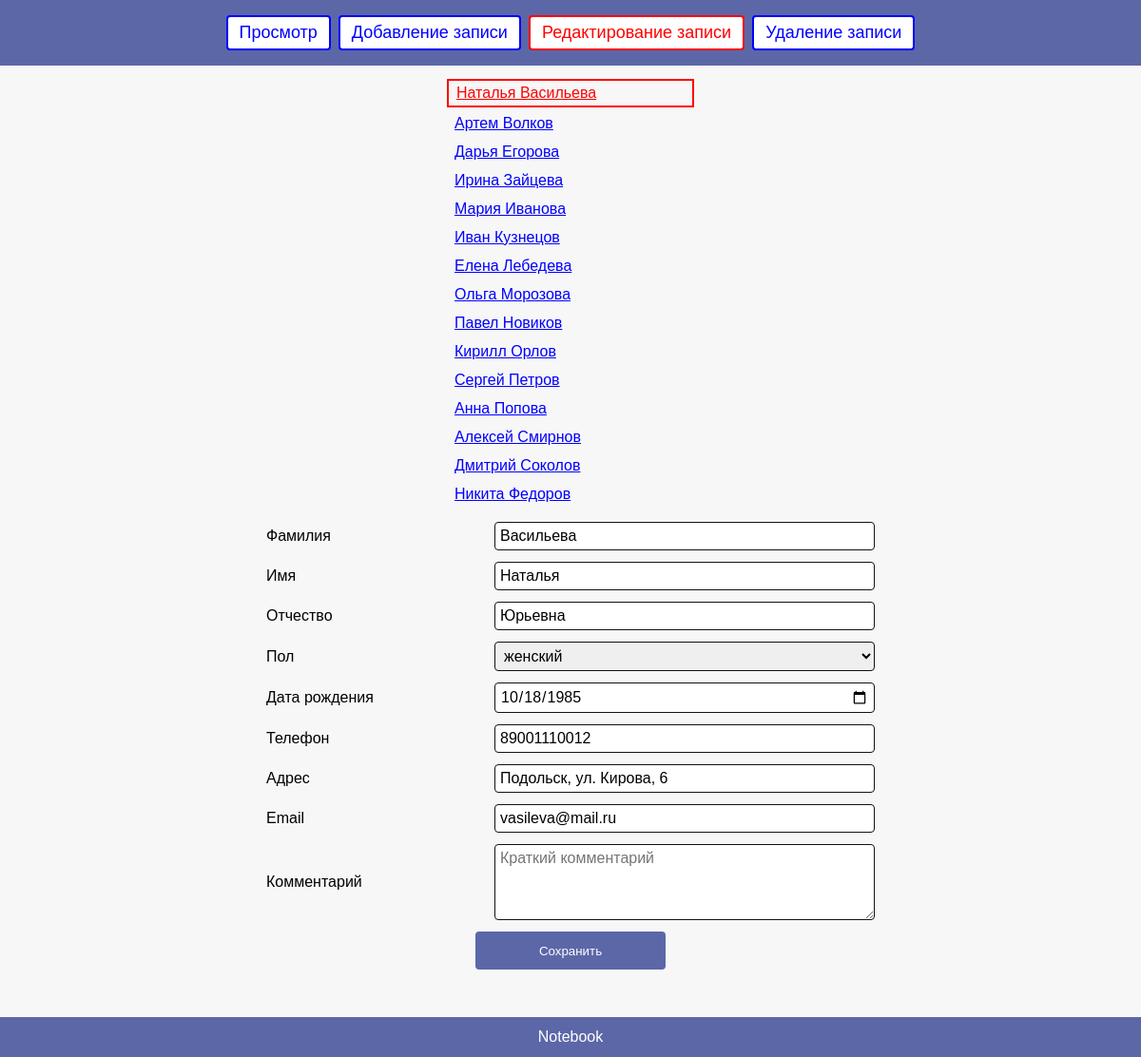
The app's page /index.php?page=edit with its own data.
### tables this page shows
CREATE TABLE contacts (
				id INTEGER PRIMARY KEY AUTOINCREMENT,
				surname TEXT NOT NULL,
				name TEXT NOT NULL,
				lastname TEXT NOT NULL DEFAULT "",
				gender TEXT NOT NULL DEFAULT "",
				date TEXT NOT NULL DEFAULT "",
				phone TEXT NOT NULL DEFAULT "",
				location TEXT NOT NULL DEFAULT "",
				email TEXT NOT NULL DEFAULT "",
				comment TEXT NOT NULL DEFAULT ""
			);

### modules/db.php (called while the page is built, shortened)
<?php
function db()
{
	global $db;
	if (!$db) {
		$db = new PDO('sqlite:' . __DIR__ . '/../data/notebook.sqlite');
		$db->setAttribute(PDO::ATTR_ERRMODE, PDO::ERRMODE_EXCEPTION);
		$db->setAttribute(PDO::ATTR_DEFAULT_FETCH_MODE, PDO::FETCH_ASSOC);
		$db->exec(
			'CREATE TABLE IF NOT EXISTS contacts (
				id INTEGER PRIMARY KEY AUTOINCREMENT,
				surname TEXT NOT NULL,
				name TEXT NOT NULL,
				lastname TEXT NOT NULL DEFAULT "",
				gender TEXT NOT NULL DEFAULT "",
				date TEXT NOT NULL DEFAULT "",
				phone TEXT NOT NULL DEFAULT "",
				location TEXT NOT NULL DEFAULT "",
				email TEXT NOT NULL DEFAULT "",
				comment TEXT NOT NULL DEFAULT ""
			)'
		);
		addStartContacts($db);
	}
	return $db;
}
function html($text)
{
	return htmlspecialchars($text, ENT_QUOTES, 'UTF-8');
}
function addStartContacts($db)
{
	$count = $db->query('SELECT COUNT(*) FROM contacts')->fetchColumn();
	if ($count > 0) {
		return;
	}
}

### modules/edit.php (the view, shortened to what this page needs)
<?php
function editPage()
{
	$people = db()->query('SELECT id, surname, name FROM contacts ORDER BY surname, name')->fetchAll();
	$id = isset($_GET['id']) ? (int) $_GET['id'] : 0;
	$exists = false;
	if (!$exists) {
		$id = $people[0]['id'];
	}
	$stmt = db()->prepare('SELECT * FROM contacts WHERE id = ?');
	$stmt->execute([$id]);
	$row = $stmt->fetch();
	return editLinks($people, $id) . editForm($row, $id);
}
function editLinks($people, $currentId)
{
	$html = '<div class="div-edit">';
	foreach ($people as $person) {
		$class = '';
		if ($person['id'] == $currentId) {
			$class = ' class="currentRow"';
		}
		$html .= '<a' . $class . ' href="index.php?page=edit&id=' . $person['id'] . '">'
			. html($person['name'] . ' ' . $person['surname'])
			. '</a>';
	}
	$html .= '</div>';
	return $html;
}
function editForm($row, $id)
{
	$male = $row['gender'] == 'мужской' ? ' selected' : '';
	$female = $row['gender'] == 'женский' ? ' selected' : '';
	return '<form name="form_edit" method="post" action="index.php?page=edit&id=' . $id . '">
		<div class="column">
			<input type="hidden" name="id" value="' . $id . '">
			<div class="add">
				<label>Фамилия</label>
				<input type="text" name="surname" placeholder="Фамилия" value="' . html($row['surname']) . '">
			</div>
			<div class="add">
				<label>Имя</label>
				<input type="text" name="name" placeholder="Имя" value="' . html($row['name']) . '">
			</div>
			<div class="add">
				<label>Отчество</label>
				<input type="text" name="lastname" placeholder="Отчество" value="' . html($row['lastname']) . '">
			</div>
			<div class="add">
				<label>Пол</label>
				<select name="gender">
					<option value="мужской"' . $male . '>мужской</option>
					<option value="женский"' . $female . '>женский</option>
				</select>
			</div>
			<div class="add">
				<label>Дата рождения</label>
				<input type="date" name="date" value="' . html($row['date']) . '">
			</div>
			<div class="add">
				<label>Телефон</label>
				<input type="text" name="phone" placeholder="Телефон" value="' . html($row['phone']) . '">
			</div>
			<div class="add">
				<label>Адрес</label>
				<input type="text" name="location" placeholder="Адрес" value="' . html($row['location']) . '">
			</div>
			<div class="add">
				<label>Email</label>
				<input type="email" name="email" placeholder="Email" value="' . html($row['email']) . '">
			</div>
			<div class="add">
				<label>Комментарий</label>
				<textarea name="comment" placeholder="Краткий комментарий">' . html($row['comment']) . '</textarea>
			</div>
			<button type="submit" name="button" class="form-btn" value="Сохранить">Сохранить</button>
		</div>
	</form>';
}

### css/style.css (style rules this page uses)
body { display: flex; flex-direction: column; min-height: 100vh; margin: 0; font-family: Arial, sans-serif; font-size: 16px; background: #f7f7f7; color: #000; }
.column { width: 640px; max-width: 95%; margin: 0 auto; text-align: left; }
.add { display: flex; justify-content: space-between; align-items: center; gap: 12px; margin: 12px 0; }
.add label { width: 150px; }
input, select, textarea { width: 400px; max-width: 100%; padding: 5px; font: inherit; border: 1px solid #111; border-radius: 4px; box-sizing: border-box; }
textarea { height: 80px; }
.form-btn { display: block; width: 200px; height: 40px; margin: 10px auto 20px; color: #fff; background: rgb(92, 103, 168); border: none; border-radius: 4px; cursor: pointer; }
.div-edit, .record-list { width: 260px; margin: 0 auto 16px; text-align: left; }
.div-edit a, .record-list a { display: block; margin: 4px 0; padding: 4px 8px; color: blue; }
.div-edit a.currentRow { color: red; border: 2px solid red; }

### records on screen
contacts: name+surname "Наталья Васильева", surname "Васильева", name "Наталья", lastname "Юрьевна", date "10/18/1985", phone "89001110012", location "Подольск, ул. Кирова, 6", email "vasileva@mail.ru"
contacts: name+surname "Артем Волков"
contacts: name+surname "Дарья Егорова"
contacts: name+surname "Ирина Зайцева"
contacts: name+surname "Мария Иванова"
contacts: name+surname "Иван Кузнецов"
contacts: name+surname "Елена Лебедева"
contacts: name+surname "Ольга Морозова"
contacts: name+surname "Павел Новиков"
contacts: name+surname "Кирилл Орлов"
contacts: name+surname "Сергей Петров"
contacts: name+surname "Анна Попова"
contacts: name+surname "Алексей Смирнов"
contacts: name+surname "Дмитрий Соколов"
contacts: name+surname "Никита Федоров"

### other values on screen
$title "Просмотр"
$title "Добавление записи"
$title "Редактирование записи"
$title "Удаление записи"
